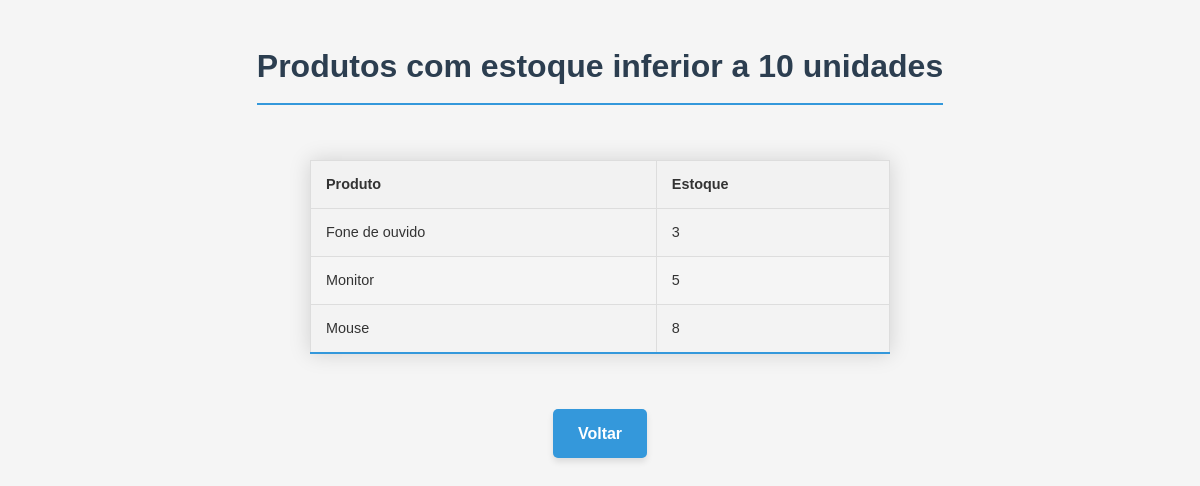
The page /consulta_produtos.php on the database its author committed.
### tables this page shows
CREATE TABLE produtos (
    id INT PRIMARY KEY AUTO_INCREMENT,
    nome VARCHAR(100),
    estoque INT
);

### consulta_produtos.php (the view, shortened to what this page needs)
<?php
include 'conexao.php';
$sql = "SELECT nome, estoque FROM produtos WHERE estoque < 10 ORDER BY estoque ASC";
$result = mysqli_query($conn, $sql);
?>
<!DOCTYPE html>
<html lang="pt-br">
<link rel="stylesheet" href="styles.css">
<head>
</head>
<body>
    <h1>Produtos com estoque inferior a 10 unidades</h1>
    <?php if (mysqli_num_rows($result) > 0): ?>
        <table>
            <tr>
                <th>Produto</th>
                <th>Estoque</th>
            </tr>
            <?php while($row = mysqli_fetch_assoc($result)): ?>
                <tr>
                    <td><?php echo $row['nome']; ?></td>
                    <td><?php echo $row['estoque']; ?></td>
                </tr>
            <?php endwhile; ?>
        </table>
    <?php else: ?>
        <p>Todos os produtos têm estoque suficiente (10 ou mais unidades).</p>
    <?php endif; ?>
    <a href="index.php" class="btn-voltar">Voltar</a>
</body>
</html>

### styles.css (style rules this page uses)
body { font-family: 'Segoe UI', Tahoma, Geneva, Verdana, sans-serif; line-height: 1.6; color: #333; background-color: #f5f5f5; margin: 0; padding: 20px; display: grid; place-items: center; }
h1 { color: #2c3e50; text-align: center; margin-bottom: 30px; padding-bottom: 10px; border-bottom: 2px solid #3498db; }
table { width: 100%; border-collapse: collapse; margin: 25px 0; font-size: 0.9em; box-shadow: 0 0 20px rgba(0, 0, 0, 0.15); }
table th, table td { padding: 12px 15px; }
table tbody tr { border-bottom: 1px solid #dddddd; }
table tbody tr:nth-of-type(even) { background-color: #f3f3f3; }
table tbody tr:last-of-type { border-bottom: 2px solid #3498db; }
.btn-voltar { display: inline-block; padding: 10px 20px; background-color: #3498db; color: white; text-decoration: none; border-radius: 5px; transition: background-color 0.3s; margin-top: 20px; }
.btn-voltar { display: inline-block; padding: 12px 25px; background-color: #3498db; color: white; text-decoration: none; border-radius: 5px; transition: all 0.3s ease; margin-top: 30px; font-weight: 600; text-align: center; border: none; cursor: pointer; box-shadow: 0 4px 6px rgba(0, 0, 0, 0.1); font-size: 1em; position: relative; overflow: hidden; }
.btn-voltar::after { content: ""; position: absolute; top: 50%; left: 50%; width: 5px; height: 5px; background: rgba(255, 255, 255, 0.5); opacity: 0; border-radius: 100%; transform: scale(1, 1) translate(-50%); transform-origin: 50% 50%; }
body, h1, h2, h3, h4, h5, h6 { font-family: Arial, Helvetica, sans-serif ; }

### consulta_produtos.php (style rules this page uses)
table { border-collapse: collapse; width: 50%; }
th, td { border: 1px solid #ddd; padding: 8px; text-align: left; }
th { background-color: #f2f2f2; }

### rows shown on the page
produtos: nome "Fone de ouvido", estoque "3"
produtos: nome "Monitor", estoque "5"
produtos: nome "Mouse", estoque "8"
